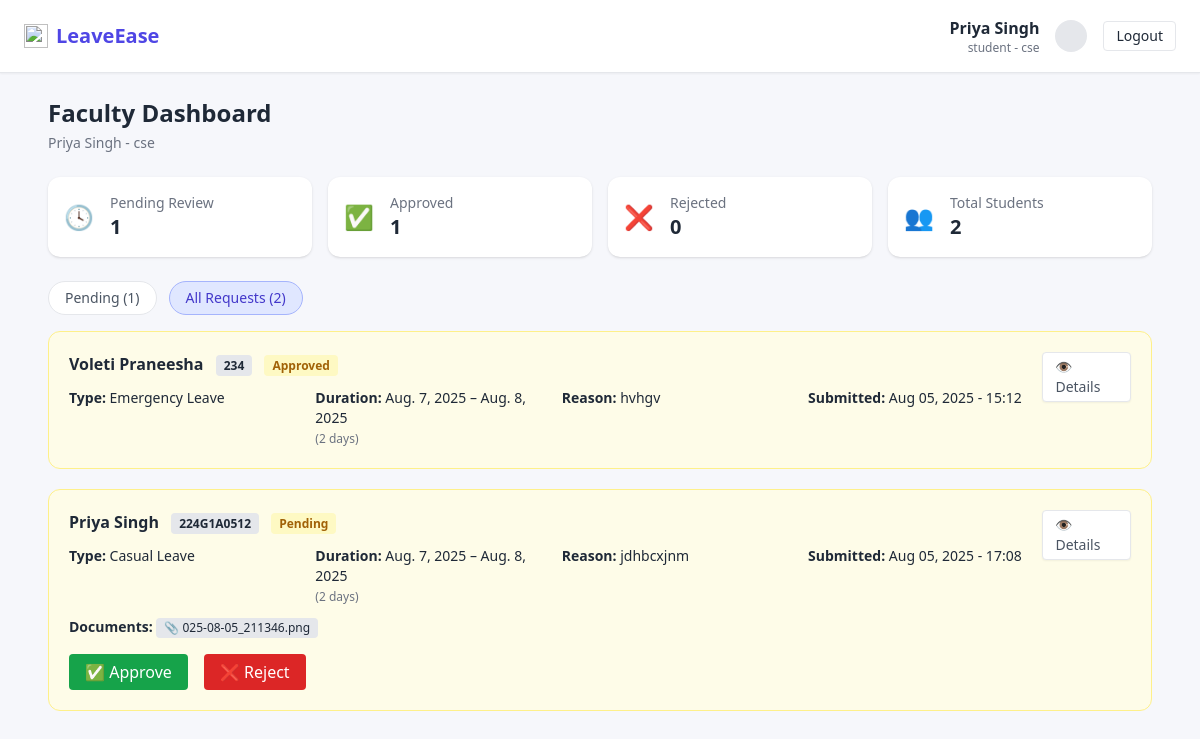
/faculty/dashboard/?tab=all (signed in), run on the app's committed database.
### accounts/models.py (models this page shows, shortened)
class CustomUser(AbstractUser):
    ROLE_CHOICES = [
        ('student', 'Student'),
        ('faculty', 'Faculty'),
        ('admin', 'Admin'),
    ]
    phone_number = models.CharField(max_length=15)
    role = models.CharField(max_length=10, choices=ROLE_CHOICES)
    department = models.CharField(max_length=100)
    roll_number = models.CharField(max_length=20, blank=True, null=True)

class LeaveRequest(models.Model):
    user = models.ForeignKey(settings.AUTH_USER_MODEL, on_delete=models.CASCADE)
    leave_type = models.CharField(max_length=20, choices=LEAVE_TYPES)
    start_date = models.DateField()
    end_date = models.DateField()
    reason = models.TextField()
    address_during_leave = models.CharField(max_length=255, blank=True)
    emergency_contact = models.CharField(max_length=15, blank=True)
    document = models.FileField(upload_to='leave_documents/', blank=True, null=True)
    submitted_at = models.DateTimeField(auto_now_add=True)
    status = models.CharField(max_length=20, choices=LEAVE_STATUS, default='Pending')
    @property
    def duration(self):
        return (self.end_date - self.start_date).days + 1

### accounts/views.py (the view)
# urls.py: path('faculty/dashboard/', views.faculty_dashboard, name='faculty_dashboard'),
@login_required
def faculty_dashboard(request):
    user = request.user
    all_requests = LeaveRequest.objects.filter(user__department=user.department)
    leave_requests = all_requests.filter(status='Pending') if request.GET.get('tab') != 'all' else all_requests
    context = {
        'user': user,
        'pending_count': all_requests.filter(status='Pending').count(),
        'approved_count': all_requests.filter(status='Approved').count(),
        'rejected_count': all_requests.filter(status='Rejected').count(),
        'student_count': CustomUser.objects.filter(role='student', department=user.department).count(),
        'leave_requests': leave_requests,
        'all_requests': all_requests,
        'active_tab': request.GET.get('tab', 'pending')
    }
    return render(request, 'accounts/faculty_dashboard.html', context)

### accounts/templates/accounts/faculty_dashboard.html (shortened to what this page needs)
<!DOCTYPE html>
<html lang="en">
<head>
  <script src="https://cdn.tailwindcss.com"></script>
</head>
<body class="bg-[#f6f7fb] text-gray-800">
  <nav class="bg-white border-b shadow-sm px-6 py-4 flex justify-between items-center">
    <div class="flex items-center space-x-2">
      <img src="https://img.icons8.com/fluency/48/leave.png" class="h-6 w-6" />
      <h1 class="text-xl font-bold text-indigo-600">LeaveEase</h1>
    </div>
    <div class="flex items-center space-x-4">
      <div class="text-right hidden sm:block">
  <p class="font-semibold">{{ user.get_full_name }}</p>
  <p class="text-xs text-gray-500">{{ user.role }} - {{ user.department }}</p>
</div>
      <div class="bg-gray-200 text-sm rounded-full w-8 h-8 flex items-center justify-center font-semibold">
      </div>
      <a href="{% url 'logout' %}" class="bg-white border px-3 py-1 rounded hover:bg-gray-100 text-sm">Logout</a>
    </div>
  </nav>
  <div class="max-w-6xl mx-auto p-6">
    <h2 class="text-2xl font-bold mb-1">Faculty Dashboard</h2>
    <p class="text-sm text-gray-500 mb-6">{{ user.get_full_name }} - {{ user.department }}</p>
    <div class="grid grid-cols-2 md:grid-cols-4 gap-4 mb-6">
      <div class="bg-white p-4 rounded-xl shadow flex items-center space-x-4">
        <div class="text-yellow-500 text-2xl">🕓</div>
        <div>
          <p class="text-sm text-gray-500">Pending Review</p>
          <p class="text-xl font-bold">{{ pending_count }}</p>
        </div>
      </div>
      <div class="bg-white p-4 rounded-xl shadow flex items-center space-x-4">
        <div class="text-green-500 text-2xl">✅</div>
        <div>
          <p class="text-sm text-gray-500">Approved</p>
          <p class="text-xl font-bold">{{ approved_count }}</p>
        </div>
      </div>
      <div class="bg-white p-4 rounded-xl shadow flex items-center space-x-4">
        <div class="text-red-500 text-2xl">❌</div>
        <div>
          <p class="text-sm text-gray-500">Rejected</p>
          <p class="text-xl font-bold">{{ rejected_count }}</p>
        </div>
      </div>
      <div class="bg-white p-4 rounded-xl shadow flex items-center space-x-4">
        <div class="text-blue-600 text-2xl">👥</div>
        <div>
          <p class="text-sm text-gray-500">Total Students</p>
          <p class="text-xl font-bold">{{ student_count }}</p>
        </div>
      </div>
    </div>
    <div class="flex space-x-3 mb-4 text-sm">
      <a href="?tab=pending"
         class="px-4 py-1.5 rounded-full border
         {% if active_tab == 'pending' %}
           bg-indigo-100 text-indigo-700 border-indigo-300
         {% else %}
           bg-white text-gray-600
         {% endif %}">
        Pending ({{ pending_count }})
      </a>
      <a href="?tab=all"
         class="px-4 py-1.5 rounded-full border
         {% if active_tab == 'all' %}
           bg-indigo-100 text-indigo-700 border-indigo-300
         {% else %}
           bg-white text-gray-600
         {% endif %}">
        All Requests ({{ all_requests.count }})
      </a>
    </div>
    {% for request in leave_requests %}
    <div class="bg-yellow-50 border border-yellow-200 rounded-xl p-5 mb-5">
      <div class="flex justify-between items-start">
        <div>
          <h4 class="font-semibold text-gray-800 text-base">
            {{ request.user.get_full_name }}
            <span class="ml-2 text-xs px-2 py-0.5 bg-gray-200 rounded">{{ request.user.roll_number }}</span>
            <span class="ml-2 text-xs text-yellow-700 bg-yellow-100 px-2 py-0.5 rounded">{{ request.status }}</span>
          </h4>
          <div class="grid grid-cols-2 md:grid-cols-4 gap-3 mt-3 text-sm">
  <p><strong>Type:</strong> {{ request.leave_type }}</p>
  <p><strong>Duration:</strong> {{ request.start_date }} – {{ request.end_date }}<br>
    <span class="text-xs text-gray-500">({{ request.duration }} days)</span></p>
  <p><strong>Reason:</strong> {{ request.reason }}</p>
  <p><strong>Submitted:</strong> {{ request.submitted_at|date:"M d, Y - H:i" }}</p>
</div>
          {% if request.document %}
          <div class="mt-2 text-sm">
            <strong>Documents:</strong>
            <a href="{{ request.document.url }}" class="inline-block bg-gray-200 px-2 py-0.5 rounded text-xs text-gray-800 mt-1">
              📎 {{ request.document.name|slice:"-20:" }}
            </a>
          </div>
          {% endif %}
        </div>
        <a href="{% url 'leave_detail' request.id %}" class="flex items-center text-sm text-gray-600 hover:text-indigo-600 bg-white border px-3 py-1 rounded shadow-sm">
          👁 Details
        </a>
      </div>
      {% if request.status == "Pending" %}
      <div class="mt-4 flex space-x-4">
        <form method="post" action="{% url 'approve_leave' request.id %}">
          <button type="submit" class="bg-green-600 text-white px-4 py-1.5 rounded hover:bg-green-700">
            ✅ Approve
          </button>
        </form>
        <form method="post" action="{% url 'reject_leave' request.id %}">
          <button type="submit" class="bg-red-600 text-white px-4 py-1.5 rounded hover:bg-red-700">
            ❌ Reject
          </button>
        </form>
      </div>
      {% endif %}
    </div>
    {% empty %}
    <p class="text-center text-gray-500 py-6">No leave requests to display.</p>
    {% endfor %}
  </div>
</body>
</html>

### data on the page
CustomUser: get_full_name "Priya Singh", role "student", department "cse"
LeaveRequest: user.get_full_name "Voleti Praneesha", user.roll_number "234", status "Approved", leave_type "Emergency Leave", start_date "Aug. 7, 2025", end_date "Aug. 8, 2025", duration "2", reason "hvhgv", submitted_at "Aug 05, 2025 - 15:12"
LeaveRequest: user.get_full_name "Priya Singh", user.roll_number "224G1A0512", status "Pending", leave_type "Casual Leave", start_date "Aug. 7, 2025", end_date "Aug. 8, 2025", duration "2", reason "jdhbcxjnm", submitted_at "Aug 05, 2025 - 17:08", document.name "025-08-05_211346.png", shows "✅ Approve"

### other printed values
{{ pending_count }} "1"
{{ approved_count }} "1"
{{ rejected_count }} "0"
{{ student_count }} "2"
{{ all_requests.count }} "2"
